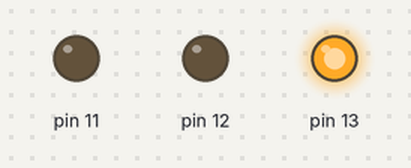
A sketch run on a simulated Arduino Uno, built with avr-gcc and run on an emulated ATmega328P. On the bench: output pins drawn as LEDs (lit = HIGH).

Above: at 0.5 s.
At 1.5 s:
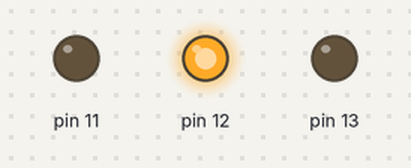
At 5.5 s:
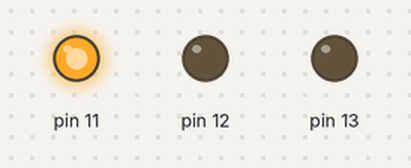
Timing chart, 0 to 6.9 s (numbered marks = the images above):
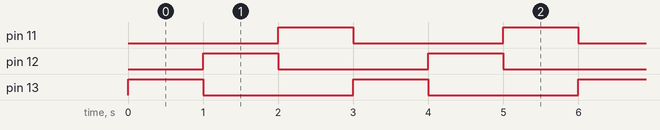

The sketch:

blink3leds.ino
```cpp
void setup() {
  // initialize digital pin LED_BUILTIN as an output.
  pinMode(13, OUTPUT);
  pinMode(12, OUTPUT);
  pinMode(11, OUTPUT);
}

// the loop function runs over and over again forever
void loop() {
  digitalWrite(13, HIGH);  // change state of the LED by setting the pin to the HIGH voltage level
  delay(1000);                      // wait for a second
  digitalWrite(13, LOW);   // change state of the LED by setting the pin to the LOW voltage level
  delay(0);                      // wait for a second
  digitalWrite(12, HIGH);  // change state of the LED by setting the pin to the HIGH voltage level
  delay(1000);                      // wait for a second
  digitalWrite(12, LOW);   // change state of the LED by setting the pin to the LOW voltage level
  delay(0);                      // wait for a second
  digitalWrite(11, HIGH);  // change state of the LED by setting the pin to the HIGH voltage level
  delay(1000);                      // wait for a second
  digitalWrite(11, LOW);   // change state of the LED by setting the pin to the LOW voltage level
  delay(0);                      // wait for a second
}
```

Measured:
- by itself, pin 11–13: alternates HIGH for 1.0 s and LOW for 2.0 s
- by itself, everything shown: repeats every 3.0 s, in 4 steps
